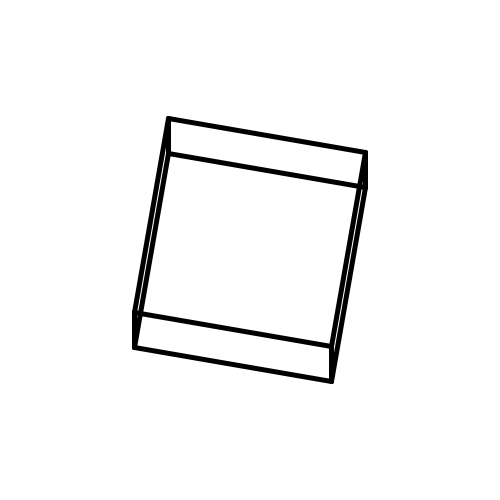
Frame 1 (no input)
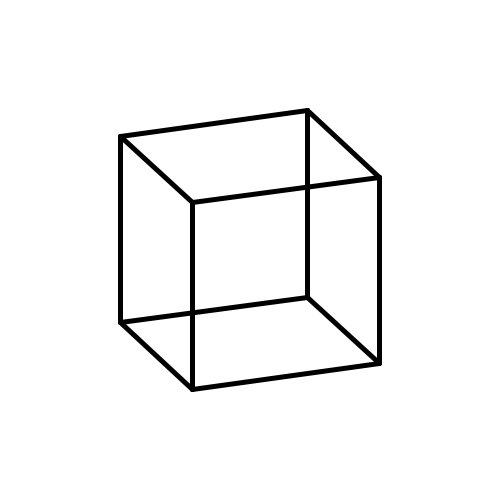
Frame 60 (the mouse pressed at the canvas centre just before this capture)
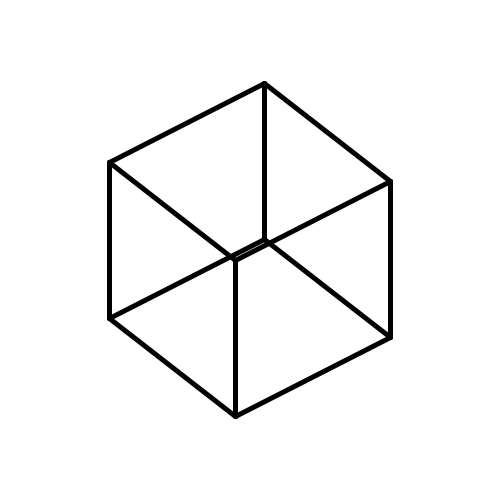
Frame 120 (the mouse held since frame 60 and released just before this capture)

The Processing sketch that drew these frames (run headless with seeded random() and noise(); from frame 60 on, the mouse is pressed at the canvas centre):

// Processing sketch: Proyecciones
// ── Proyecciones.pde
PVector[] p = new PVector[8];
PVector[] pp = new PVector[8];
PVector[] pr = new PVector[8];
float t=10;

void setup(){
  size(500,500);
  
  
  p[0]= new PVector(1,1,1);
  p[1]= new PVector(-1,1,1);
  p[2]= new PVector(-1,-1,1);
  p[3]= new PVector(1,-1,1);
  p[4]= new PVector(1,1,-1);
  p[5]= new PVector(-1,1,-1);
  p[6]= new PVector(-1,-1,-1);
  p[7]= new PVector(1,-1,-1);
  
  for (int i =0; i<8; i++){
    pp[i]= new PVector(0,0);
    p[i].mult(100);
    pr[i]= new PVector(0,0,0);
  }
}

void draw(){
  background(255);
  
  translate(width/2, height/2);
  strokeWeight(5);
  
  for (int i=0;i<8;i++){
    pr[i]=RotacionZ(p[i],t);
    pr[i]=RotacionX(pr[i],t);
  }
  
  for (int i=0; i<8; i ++){
    pp[i].x= pr[i].x *1 + pr[i].y*0 + pr[i].z*0;
    pp[i].y= pr[i].x *0 + pr[i].y*1 + pr[i].z*0;
    point(pp[i].x, pp[i].y);
  }
  DibujarRectas();
  t++;
}

void DibujarRectas(){
  //Cara 1
  line(pp[0].x,pp[0].y,pp[1].x,pp[1].y);
  line(pp[0].x,pp[0].y,pp[3].x,pp[3].y);
  line(pp[1].x,pp[1].y,pp[2].x,pp[2].y);
  line(pp[3].x,pp[3].y,pp[2].x,pp[2].y);
  //Enlaces
  line(pp[0].x,pp[0].y,pp[4].x,pp[4].y);
  line(pp[1].x,pp[1].y,pp[5].x,pp[5].y);
  line(pp[2].x,pp[2].y,pp[6].x,pp[6].y);
  line(pp[3].x,pp[3].y,pp[7].x,pp[7].y);
  //Cara2
  line(pp[4].x,pp[4].y,pp[5].x,pp[5].y);
  line(pp[4].x,pp[4].y,pp[7].x,pp[7].y);
  line(pp[6].x,pp[6].y,pp[5].x,pp[5].y);
  line(pp[6].x,pp[6].y,pp[7].x,pp[7].y);
}

void proyeccionortogonal(){
  for (int i=0; i<8; i ++){
    pp[i].x= p[i].x *1 + p[i].y*0 + p[i].z*0;
    pp[i].y= p[i].x *0 + p[i].y*1 + p[i].z*0;
    point(pp[i].x, pp[i].y);
  }
  
}

PVector RotacionZ(PVector P, float theta){
  PVector PR;
  PR = new PVector(0,0,0);
  PR.x=P.x*cos(radians(theta))-P.y*sin(radians(theta));
  PR.y=P.x*sin(radians(theta))+P.y*cos(radians(theta));
  PR.z=P.z;
  
  return PR;
}

PVector RotacionX(PVector P, float theta){
  PVector PR;
  PR = new PVector(0,0,0);
  PR.x=P.x;
  PR.y=P.y*cos(radians(theta))-P.z*sin(radians(theta));
  PR.z=P.y*sin(radians(theta))+P.z*cos(radians(theta));
  
  return PR;
}
